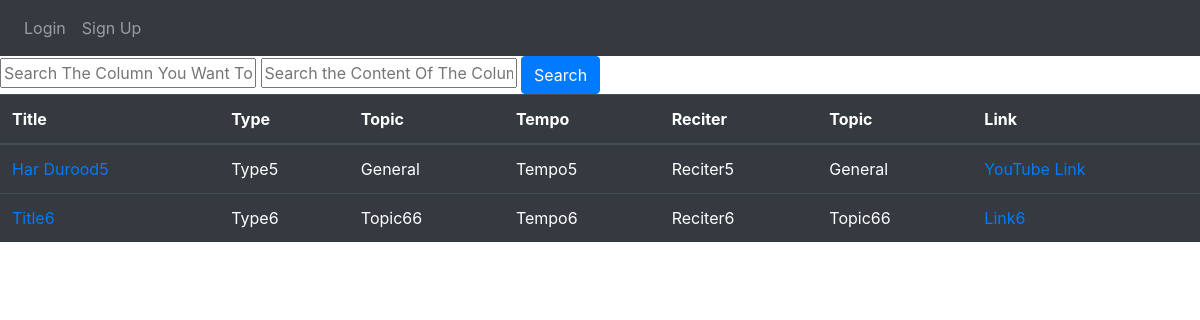
The page /lyrics on the database as committed earlier.
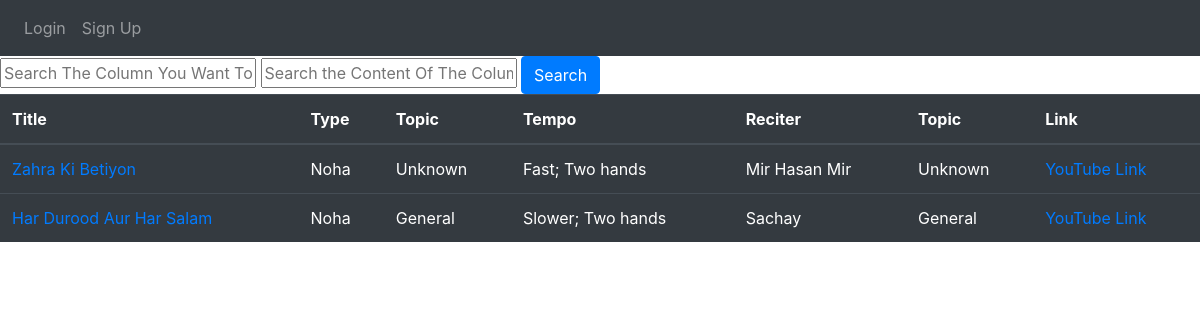
The same page on the database as committed later.
### Website/models.py (models this page shows)
class Lyrics(db.Model):
    id = db.Column(db.Integer, primary_key=True)
    title = db.Column(db.String(1000), unique=True)
    content = db.Column(db.String(100000000), unique=True)
    typ = db.Column(db.String(100))
    reciter = db.Column(db.String(1000))
    date = db.Column(db.DateTime(timezone=True), default=func.now())
    user_id = db.Column(db.Integer, db.ForeignKey('user.id'))
    topic = db.Column(db.String(100))
    link = db.Column(db.String(5000), unique=True)
    tempo = db.Column(db.String(100))

### Website/views.py (the view)
@views.route('/lyrics')
def lyrics_page():
    lyrics = Lyrics.query.all()
    def make_link(title):
        return f"lyrics/{title.replace(' ', '-')}"
    def make_objlink(title):
        return title.replace(' ', '-')
    def make_title(linkedTitle):
        return linkedTitle.replace('-', ' ')
    return render_template('lyrics.html', user=current_user, lyrics=lyrics, makelink=make_link, maketitle=make_title, makeobjlink=make_objlink)

### Website/Templates/lyrics.html (shortened to what this page needs)
{% extends 'base.html' %}
{% block content %}
<div id="search-bar">
  <form method="GET">
    <input type="text" placeholder="Search The Column You Want To Specify" name="searchcol">
    <input type="text" placeholder="Search the Content Of The Column" name="searchcol-content">
    <button class="btn btn-primary" type="submit">Search</button>
  </form>
</div>
<div id="all-lyrics">
  <table class="table table-hover table-dark">
    <thead>
      <tr>
        <th scope="col">Title</th>
        <th scope="col">Type</th>
        <th scope="col">Topic</th>
        <th scope="col">Tempo</th>
        <th scope="col">Reciter</th>
        <th scope="col">Topic</th>
        <th scope="col">Link</th>
      </tr>
    </thead>
    <tbody>
      {% for lyric in lyrics %}
      <tr>
        <td><a href="{{ makelink(lyric.title) }}">{{ lyric.title }}</a></td>
        <td>{{ lyric.typ }}</td>
        <td>{{ lyric.topic }}</td>
        <td>{{ lyric.tempo }}</td>
        <td>{{ lyric.reciter }}</td>
        <td>{{ lyric.topic }}</td>
        <td>
          <a href="{{ lyric.link }}" target="_blank" rel="noreferrer noopener">
            {% if 'youtube' in lyric.link.lower() %}
            YouTube Link
            {% else %}
            {{ lyric.link }}
            {% endif %}
          </a>
      </tr>
      {% endfor %}
    </tbody>
  </table>
</div>
{% endblock %}

### Website/Templates/base.html (shortened to what this page needs)
<!DOCTYPE html>
<html>
  <head>
    <link
      rel="stylesheet"
      href="https://stackpath.bootstrapcdn.com/bootstrap/4.4.1/css/bootstrap.min.css"
    />
    <link
      rel="stylesheet"
      href="https://stackpath.bootstrapcdn.com/font-awesome/4.7.0/css/font-awesome.min.css"
    />
    <link
      rel="stylesheet"
      href="https://cdn.jsdelivr.net/npm/bootstrap@4.5.3/dist/css/bootstrap.min.css"
    />
  </head>
  <body>
    <nav class="navbar navbar-expand-lg navbar-dark bg-dark">
      <div class="collapse navbar-collapse" id="navbar">
        <div class="navbar-nav">
          {% if user.is_authenticated and user.id == 1 %}
          <a class="nav-item nav-link id='admin' "href="/checkid">Admin Page</a>
          <a class="nav-item nav-link" id="home" href="/">Home</a>
          <a class="nav-item nav-link" id='writelyrics' href='/writelyrics'>Write Lyrics</a>
          <a class="nav-item nav-link" id='lyrics' href='/lyrics'>Lyrics</a>
          <a class="nav-item nav-link" id="logout" href="/logout">Logout</a>
          {% elif user.is_authenticated %}
          <a class="nav-item nav-link" id="home" href="/">Home</a>
          <a class="nav-item nav-link" id='writelyrics' href='/writelyrics'>Write Lyrics</a>
          <a class="nav-item nav-link" id='lyrics' href='/lyrics'>Lyrics</a>
          <a class="nav-item nav-link" id="logout" href="/logout">Logout</a>
          {% else %}
          <a class="nav-item nav-link" id="login" href="/login">Login</a>
          <a class="nav-item nav-link" id="signUp" href="/sign-up">Sign Up</a>
          {% endif %}
        </div>
      </div>
    </nav>
    {% block content %}
    {% endblock %}
  </body>
</html>

Rows that differ between the two databases and show on the page:
removed Lyrics: title "Title6", typ "Type6", topic "Topic66", tempo "Tempo6", reciter "Reciter6", link "Link6"
changed Lyrics: title "Har Durood5" → "Zahra Ki Betiyon"; typ "Type5" → "Noha"; topic "General" → "Unknown"; tempo "Tempo5" → "Fast; Two hands"; reciter "Reciter5" → "Mir Hasan Mir"
added Lyrics: title "Har Durood Aur Har Salam", typ "Noha", topic "General", tempo "Slower; Two hands", reciter "Sachay", shows "YouTube Link"
